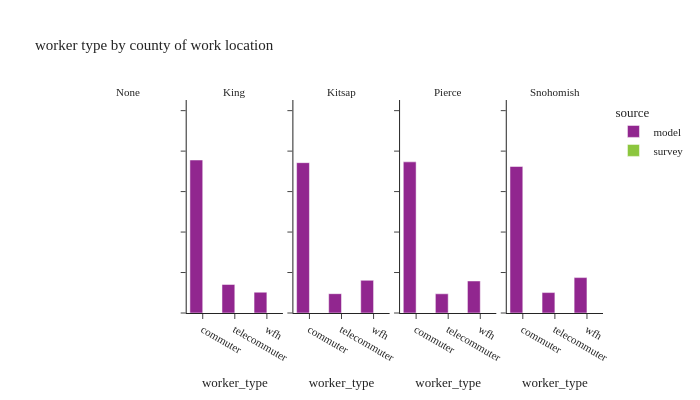

Notebook cell for this chart:
### Code cell
df_worker_count = summarize_counts(workers, ['source', 'CountyName_work', 'worker_type'])

fig = px.bar(df_worker_count.sort(['source', 'CountyName_work']).to_pandas(), x='worker_type', y="percent",
             facet_col="CountyName_work", color="source",
             barmode="group", hover_data=['sample count', 'total count'],
             title="worker type by county of work location")
fig.for_each_annotation(lambda a: a.update(text=a.text.split("=")[-1]))
fig.update_layout(height=400, width=700, font=dict(size=11))
fig.for_each_yaxis(lambda a: a.update(tickformat=".2%"))
fig.update_xaxes(categoryorder='array', categoryarray=['commuter', 'telecommuter', 'wfh'])
fig.show()

### Figure 1 — Plotly figure (JSON) as saved in the notebook; plotly's stock layout.template omitted (floating-point values rounded to 4 significant figures)
{"data": [{"alignmentgroup": "True", "customdata": [[1091000.0, 1091000.0], [203700.0, 203700.0], [148500.0, 148500.0]], "hovertemplate": "source=model<br>CountyName_work=King<br>worker_type=%{x}<br>percent=%{y}<br>sample count=%{customdata[0]}<br>total count=%{customdata[1]}<extra></extra>", "legendgroup": "model", "marker": {"color": "#91268F", "pattern": {"shape": ""}}, "name": "model", "offsetgroup": "model", "orientation": "v", "showlegend": true, "textposition": "auto", "type": "bar", "x": ["commuter", "telecommuter", "wfh"], "xaxis": "x2", "y": [0.756, 0.1411, 0.1028], "yaxis": "y2"}, {"alignmentgroup": "True", "customdata": [[9748.0, 9748.0], [16500.0, 16500.0], [75860.0, 75860.0]], "hovertemplate": "source=model<br>CountyName_work=Kitsap<br>worker_type=%{x}<br>percent=%{y}<br>sample count=%{customdata[0]}<br>total count=%{customdata[1]}<extra></extra>", "legendgroup": "model", "marker": {"color": "#91268F", "pattern": {"shape": ""}}, "name": "model", "offsetgroup": "model", "orientation": "v", "showlegend": false, "textposition": "auto", "type": "bar", "x": ["telecommuter", "wfh", "commuter"], "xaxis": "x3", "y": [0.09547, 0.1616, 0.743], "yaxis": "y3"}, {"alignmentgroup": "True", "customdata": [[33540.0, 33540.0], [55950.0, 55950.0], [264100.0, 264100.0]], "hovertemplate": "source=model<br>CountyName_work=Pierce<br>worker_type=%{x}<br>percent=%{y}<br>sample count=%{customdata[0]}<br>total count=%{customdata[1]}<extra></extra>", "legendgroup": "model", "marker": {"color": "#91268F", "pattern": {"shape": ""}}, "name": "model", "offsetgroup": "model", "orientation": "v", "showlegend": false, "textposition": "auto", "type": "bar", "x": ["telecommuter", "wfh", "commuter"], "xaxis": "x4", "y": [0.09486, 0.1583, 0.7469], "yaxis": "y4"}, {"alignmentgroup": "True", "customdata": [[237300.0, 237300.0], [33080.0, 33080.0], [57340.0, 57340.0]], "hovertemplate": "source=model<br>CountyName_work=Snohomish<br>worker_type=%{x}<br>percent=%{y}<br>sample count=%{customdata[0]}<br>total count=%{customdata[1]}<extra></extra>", "legendgroup": "model", "marker": {"color": "#91268F", "pattern": {"shape": ""}}, "name": "model", "offsetgroup": "model", "orientation": "v", "showlegend": false, "textposition": "auto", "type": "bar", "x": ["commuter", "telecommuter", "wfh"], "xaxis": "x5", "y": [0.7241, 0.1009, 0.175], "yaxis": "y5"}, {"alignmentgroup": "True", "customdata": [[2771.0, 1169000.0]], "hovertemplate": "source=survey<br>CountyName_work=King<br>worker_type=%{x}<br>percent=%{y}<br>sample count=%{customdata[0]}<br>total count=%{customdata[1]}<extra></extra>", "legendgroup": "survey", "marker": {"color": "#8CC63E", "pattern": {"shape": ""}}, "name": "survey", "offsetgroup": "survey", "orientation": "v", "showlegend": true, "textposition": "auto", "type": "bar", "x": [null], "xaxis": "x2", "y": [1.0], "yaxis": "y2"}, {"alignmentgroup": "True", "customdata": [[147.0, 98010.0]], "hovertemplate": "source=survey<br>CountyName_work=Kitsap<br>worker_type=%{x}<br>percent=%{y}<br>sample count=%{customdata[0]}<br>total count=%{customdata[1]}<extra></extra>", "legendgroup": "survey", "marker": {"color": "#8CC63E", "pattern": {"shape": ""}}, "name": "survey", "offsetgroup": "survey", "orientation": "v", "showlegend": false, "textposition": "auto", "type": "bar", "x": [null], "xaxis": "x3", "y": [1.0], "yaxis": "y3"}, {"alignmentgroup": "True", "customdata": [[269.0, 293100.0]], "hovertemplate": "source=survey<br>CountyName_work=Pierce<br>worker_type=%{x}<br>percent=%{y}<br>sample count=%{customdata[0]}<br>total count=%{customdata[1]}<extra></extra>", "legendgroup": "survey", "marker": {"color": "#8CC63E", "pattern": {"shape": ""}}, "name": "survey", "offsetgroup": "survey", "orientation": "v", "showlegend": false, "textposition": "auto", "type": "bar", "x": [null], "xaxis": "x4", "y": [1.0], "yaxis": "y4"}, {"alignmentgroup": "True", "customdata": [[380.0, 336300.0]], "hovertemplate": "source=survey<br>CountyName_work=Snohomish<br>worker_type=%{x}<br>percent=%{y}<br>sample count=%{customdata[0]}<br>total count=%{customdata[1]}<extra></extra>", "legendgroup": "survey", "marker": {"color": "#8CC63E", "pattern": {"shape": ""}}, "name": "survey", "offsetgroup": "survey", "orientation": "v", "showlegend": false, "textposition": "auto", "type": "bar", "x": [null], "xaxis": "x5", "y": [1.0], "yaxis": "y5"}], "layout": {"annotations": [{"font": {}, "showarrow": false, "text": "None", "x": 0.092, "xanchor": "center", "xref": "paper", "y": 1.0, "yanchor": "bottom", "yref": "paper"}, {"font": {}, "showarrow": false, "text": "King", "x": 0.296, "xanchor": "center", "xref": "paper", "y": 1.0, "yanchor": "bottom", "yref": "paper"}, {"font": {}, "showarrow": false, "text": "Kitsap", "x": 0.5, "xanchor": "center", "xref": "paper", "y": 1.0, "yanchor": "bottom", "yref": "paper"}, {"font": {}, "showarrow": false, "text": "Pierce", "x": 0.704, "xanchor": "center", "xref": "paper", "y": 1.0, "yanchor": "bottom", "yref": "paper"}, {"font": {}, "showarrow": false, "text": "Snohomish", "x": 0.908, "xanchor": "center", "xref": "paper", "y": 1.0, "yanchor": "bottom", "yref": "paper"}], "barmode": "group", "font": {"size": 11}, "height": 400, "legend": {"title": {"text": "source"}, "tracegroupgap": 0}, "title": {"text": "worker type by county of work location"}, "width": 700, "xaxis": {"anchor": "y", "categoryarray": ["commuter", "telecommuter", "wfh"], "categoryorder": "array", "domain": [0.0, 0.184], "title": {"text": "worker_type"}}, "xaxis2": {"anchor": "y2", "categoryarray": ["commuter", "telecommuter", "wfh"], "categoryorder": "array", "domain": [0.204, 0.388], "matches": "x", "title": {"text": "worker_type"}}, "xaxis3": {"anchor": "y3", "categoryarray": ["commuter", "telecommuter", "wfh"], "categoryorder": "array", "domain": [0.408, 0.592], "matches": "x", "title": {"text": "worker_type"}}, "xaxis4": {"anchor": "y4", "categoryarray": ["commuter", "telecommuter", "wfh"], "categoryorder": "array", "domain": [0.612, 0.796], "matches": "x", "title": {"text": "worker_type"}}, "xaxis5": {"anchor": "y5", "categoryarray": ["commuter", "telecommuter", "wfh"], "categoryorder": "array", "domain": [0.816, 1.0], "matches": "x", "title": {"text": "worker_type"}}, "yaxis": {"anchor": "x", "domain": [0.0, 1.0], "tickformat": ".2%", "title": {"text": "percent"}}, "yaxis2": {"anchor": "x2", "domain": [0.0, 1.0], "matches": "y", "showticklabels": false, "tickformat": ".2%"}, "yaxis3": {"anchor": "x3", "domain": [0.0, 1.0], "matches": "y", "showticklabels": false, "tickformat": ".2%"}, "yaxis4": {"anchor": "x4", "domain": [0.0, 1.0], "matches": "y", "showticklabels": false, "tickformat": ".2%"}, "yaxis5": {"anchor": "x5", "domain": [0.0, 1.0], "matches": "y", "showticklabels": false, "tickformat": ".2%"}}}
